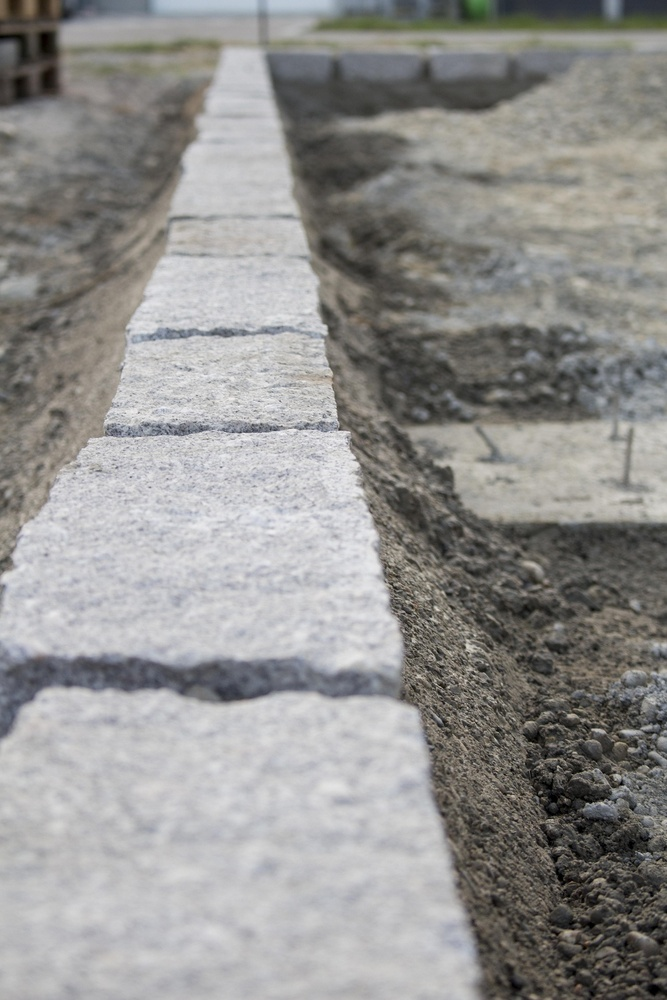
#> input picture obrazki/duze/granite_1920.jpg, 667 x 1000 px, shrunk from 1280 x 1920 before the run
$ python generate_granite_lecture_assets.py   (older library calls are emulated)
#> lines starting #> are read from the running program, lines starting #| are printed output that depends on the picture; after the words box and inside, x2 and y2 are one past the last pixel; in counts of white or black regions, pixels touching at a corner belong together
from pathlib import Path
import os

import cv2
import numpy as np

os.environ.setdefault("MPLCONFIGDIR", "/tmp/matplotlib-codex")

import matplotlib

matplotlib.use("Agg")
from matplotlib import pyplot as plt


ROOT = Path(__file__).resolve().parents[1]
SOURCE = ROOT / "obrazki/duze/granite_1920.jpg"
OUT = ROOT / "lectures/assets"


def load_bgr():
    image = cv2.imread(str(SOURCE), cv2.IMREAD_COLOR)
#> image is the input picture: shape (1000, 667, 3); mean B, G, R 143.4, 145.3, 146.3
    if image is None:
        raise FileNotFoundError(f"Cannot read image: {SOURCE}")
    return image


def save(fig, relpath):
    path = OUT / relpath
    path.parent.mkdir(parents=True, exist_ok=True)
    fig.tight_layout()
    fig.savefig(path, dpi=100)
    plt.close(fig)


def rgb(image):
    return cv2.cvtColor(image, cv2.COLOR_BGR2RGB)


def gray(image):
    return cv2.cvtColor(image, cv2.COLOR_BGR2GRAY)


def hist_gray(image):
    return cv2.calcHist([image], [0], None, [256], [0, 256])


def intro_assets(image):
    g = gray(image)
    h, w = g.shape

    fig, ax = plt.subplots(figsize=(10, 8))
    ax.imshow(rgb(image))
    ax.set_title("Granite")
    ax.axis("off")
    save(fig, "01_introduction/01_original_granite.png")

    hsv = cv2.cvtColor(image, cv2.COLOR_BGR2HSV)
    fig, axes = plt.subplots(1, 3, figsize=(15, 5))
    axes[0].imshow(rgb(image))
    axes[0].set_title("RGB")
    axes[1].imshow(g, cmap="gray")
    axes[1].set_title("Skala szarości")
    axes[2].imshow(hsv)
    axes[2].set_title("HSV")
    for ax in axes:
        ax.axis("off")
    save(fig, "01_introduction/02_color_spaces_granite.png")

    _, _, red = cv2.split(image)
    zeros = np.zeros_like(red)
    red_only = cv2.merge([zeros, zeros, red])
    fig, axes = plt.subplots(1, 2, figsize=(15, 6))
    axes[0].imshow(red, cmap="gray")
    axes[0].set_title("Kanał czerwony")
    axes[1].imshow(rgb(red_only))
    axes[1].set_title("Tylko czerwony")
    for ax in axes:
        ax.axis("off")
    save(fig, "01_introduction/03_red_channel_granite.png")

    y1, x1 = 0, 0
    y2, x2 = min(200, h), min(200, w)
    modified = image.copy()
    modified[y1:y2, x1:x2] = (123, 255, 45)
    fig, axes = plt.subplots(1, 2, figsize=(15, 6))
    axes[0].imshow(rgb(image))
    axes[0].set_title("Oryginał")
    axes[1].imshow(rgb(modified))
    axes[1].set_title("ROI skopiowany")
    for ax in axes:
        ax.axis("off")
    save(fig, "01_introduction/05_roi_granite.png")


def threshold_assets(image):
    g = gray(image)
    methods = [
        ("BINARY", cv2.THRESH_BINARY),
        ("BINARY_INV", cv2.THRESH_BINARY_INV),
        ("TRUNC", cv2.THRESH_TRUNC),
        ("TOZERO", cv2.THRESH_TOZERO),
        ("TOZERO_INV", cv2.THRESH_TOZERO_INV),
    ]

    fig, axes = plt.subplots(2, 3, figsize=(15, 10))
    axes[0, 0].imshow(g, cmap="gray")
    axes[0, 0].set_title("Oryginał")
    axes[0, 0].axis("off")
    for idx, (title, method) in enumerate(methods, start=1):
        _, result = cv2.threshold(g, 127, 255, method)
        ax = axes[(idx) // 3, (idx) % 3]
        ax.imshow(result, cmap="gray")
        ax.set_title(title)
        ax.axis("off")
#> this loop made 5 passes
#> pass 1, in threshold_assets, `_, result = cv2.threshold(g, 127, 255, method)`:
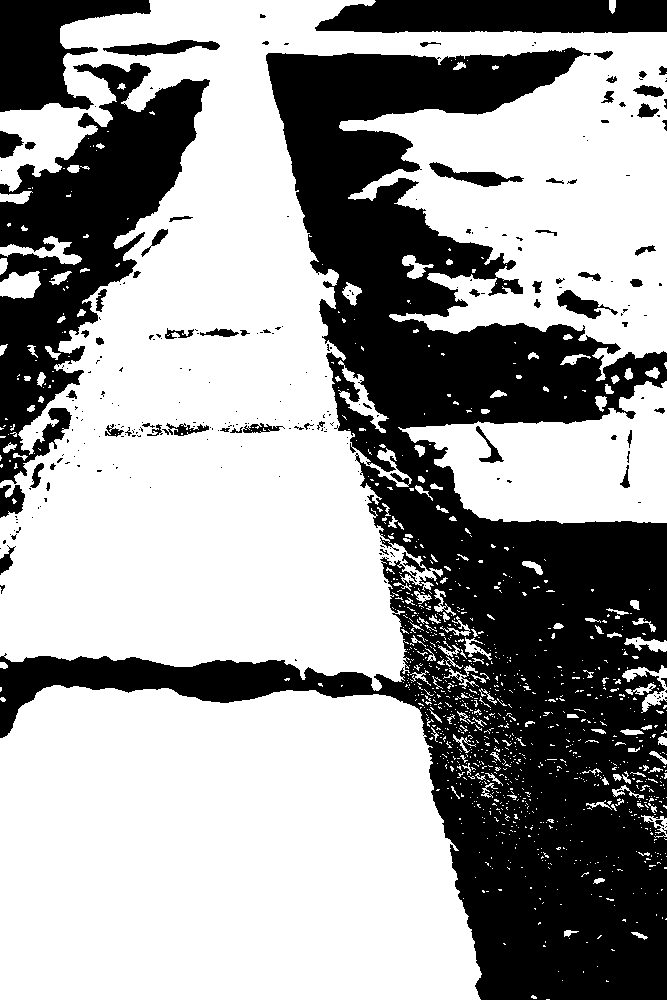
#> result: shape (1000, 667); 62% white; 277 black regions (210 under 20 px), largest, box (x1, y1, x2, y2) and area: (0, 47, 667, 1000) 191048, (0, 63, 210, 484) 34461, (315, 0, 667, 33) 10483
    axes[1, 2].axis("off")
    save(fig, "02_thresholding/01_threshold_types_granite.png")

    _, global_thresh = cv2.threshold(g, 127, 255, cv2.THRESH_BINARY)
    _, otsu = cv2.threshold(g, 0, 255, cv2.THRESH_BINARY + cv2.THRESH_OTSU)
    adaptive = cv2.adaptiveThreshold(
        g, 255, cv2.ADAPTIVE_THRESH_GAUSSIAN_C, cv2.THRESH_BINARY, 11, 2
    )
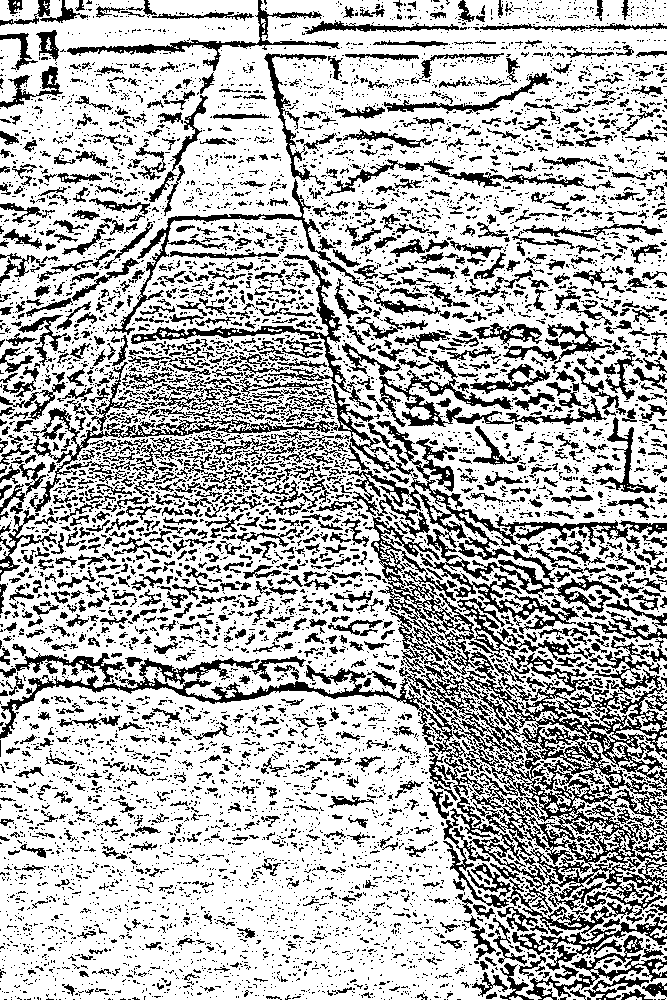
#> adaptive: shape (1000, 667); 71.1% white; 7644 black regions (6237 under 20 px)
    fig, axes = plt.subplots(1, 4, figsize=(20, 5))
    for ax, img, title in zip(
        axes,
        [g, global_thresh, otsu, adaptive],
        ["Oryginał", "Globalne T=127", "Otsu", "Adaptacyjne Gauss"],
    ):
        ax.imshow(img, cmap="gray")
        ax.set_title(title)
        ax.axis("off")
#> this loop made 4 passes
#> title on passes 1 to 4: 'Oryginał', 'Globalne T=127', 'Otsu', 'Adaptacyjne Gauss'
    save(fig, "02_thresholding/02_otsu_compare_granite.png")


def filtering_assets(image):
    blur = cv2.blur(image, (5, 5))
    gauss = cv2.GaussianBlur(image, (5, 5), 0)
    median = cv2.medianBlur(image, 5)
    bilateral = cv2.bilateralFilter(image, 9, 75, 75)

    fig, axes = plt.subplots(1, 5, figsize=(25, 5))
    for ax, img, title in zip(
        axes,
        [image, blur, gauss, median, bilateral],
        ["Oryginał", "Averaging", "Gaussian", "Median", "Bilateral"],
    ):
        ax.imshow(rgb(img))
        ax.set_title(title)
        ax.axis("off")
#> this loop made 5 passes
    save(fig, "03_filtering_and_blurring/01_blur_methods_granite.png")

    sizes = [3, 7, 15, 31]
    fig, axes = plt.subplots(1, len(sizes) + 1, figsize=(20, 4))
    axes[0].imshow(rgb(image))
    axes[0].set_title("Oryginał")
    axes[0].axis("off")
    for i, k in enumerate(sizes, start=1):
        blurred = cv2.GaussianBlur(image, (k, k), 0)
        axes[i].imshow(rgb(blurred))
        axes[i].set_title(f"Gauss {k}×{k}")
        axes[i].axis("off")
    save(fig, "03_filtering_and_blurring/02_kernel_sizes_granite.png")

    blurred = cv2.GaussianBlur(image, (0, 0), 2.0)
    unsharp = cv2.addWeighted(image, 1.5, blurred, -0.5, 0)
    fig, axes = plt.subplots(1, 2, figsize=(15, 6))
    axes[0].imshow(rgb(image))
    axes[0].set_title("Oryginał")
    axes[0].axis("off")
    axes[1].imshow(rgb(unsharp))
    axes[1].set_title("Unsharp Masking")
    axes[1].axis("off")
    save(fig, "03_filtering_and_blurring/03_unsharp_granite.png")

    kernel_emboss = np.array([[-2, -1, 0], [-1, 1, 1], [0, 1, 2]], dtype=np.float32)
    kernel_edges_h = np.array([[-1, -1, -1], [0, 0, 0], [1, 1, 1]], dtype=np.float32)
    kernel_edges_v = np.array([[-1, 0, 1], [-1, 0, 1], [-1, 0, 1]], dtype=np.float32)

    emboss = cv2.filter2D(image, -1, kernel_emboss)
    edges_h = cv2.filter2D(image, -1, kernel_edges_h)
    edges_v = cv2.filter2D(image, -1, kernel_edges_v)

    fig, axes = plt.subplots(1, 4, figsize=(20, 5))
    for ax, img, title in zip(
        axes,
        [image, emboss, edges_h, edges_v],
        ["Oryginał", "Emboss", "Krawędzie poziome", "Krawędzie pionowe"],
    ):
        ax.imshow(rgb(img))
        ax.set_title(title)
        ax.axis("off")
#> this loop made 4 passes
    save(fig, "03_filtering_and_blurring/04_custom_kernels_granite.png")


def histogram_assets(image):
    g = gray(image)
    hist = hist_gray(g)
#> hist = 256 values, max 10317 at index 196, min 0 at index 240, mean 2605.5

    fig, ax = plt.subplots(figsize=(10, 4))
    ax.plot(hist, color="gray")
    ax.fill_between(range(256), hist.flatten(), alpha=0.3, color="gray")
    ax.set_title("Histogram jasności")
    ax.set_xlabel("Wartość piksela (0–255)")
    ax.set_ylabel("Liczba pikseli")
    ax.set_xlim([0, 256])
    ax.grid(True, alpha=0.3)
    save(fig, "04_histograms/01_histogram_gray_granite.png")

    fig, ax = plt.subplots(figsize=(10, 4))
    for channel, color, label in [
        (0, "blue", "Blue"),
        (1, "green", "Green"),
        (2, "red", "Red"),
    ]:
        h = cv2.calcHist([image], [channel], None, [256], [0, 256])
        ax.plot(h, color=color, label=label)
    ax.set_title("Histogram kanałów BGR")
    ax.set_xlabel("Wartość piksela")
    ax.set_ylabel("Liczba pikseli")
    ax.set_xlim([0, 256])
    ax.legend()
    ax.grid(True, alpha=0.3)
    save(fig, "04_histograms/02_histogram_bgr_granite.png")
#> in save (call 12), `fig.savefig(path, dpi=100)`:
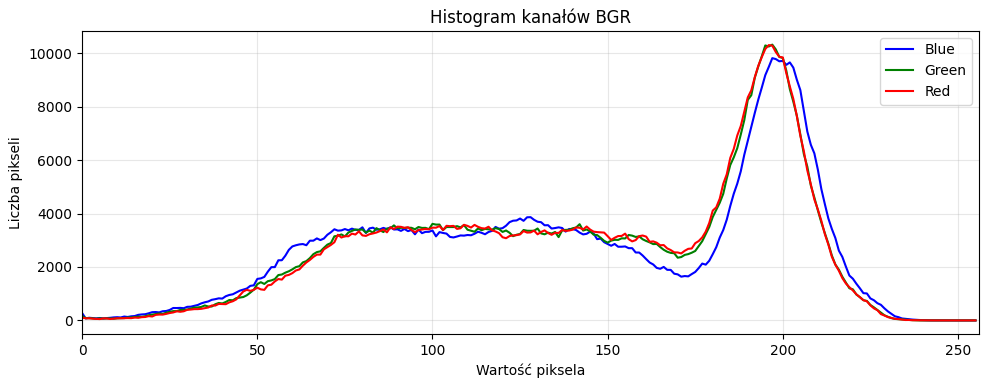
#> figure drawn by matplotlib, 1 panel; curve peaks at x = 197, y = 9817; curve peaks at x = 197, y = 10323; curve peaks at x = 196, y = 10306

    mask = np.zeros_like(g, dtype=np.uint8)
    h, w = g.shape
    y1, y2 = h // 6, min(h, h // 6 + 220)
    x1, x2 = w // 6, min(w, w // 6 + 300)
    mask[y1:y2, x1:x2] = 255
    hist_mask = cv2.calcHist([g], [0], mask, [256], [0, 256])
#> hist_mask = 256 values, max 1369 at index 199, min 0 at index 0, mean 257.8
    fig, ax = plt.subplots(figsize=(10, 4))
    ax.plot(hist, label="Cały obraz", color="gray")
    ax.plot(hist_mask, label="Zamaskowany obszar", color="blue")
    ax.legend()
    ax.set_title("Histogram z maską vs pełny")
    save(fig, "04_histograms/03_histogram_mask_granite.png")

    eq = cv2.equalizeHist(g)
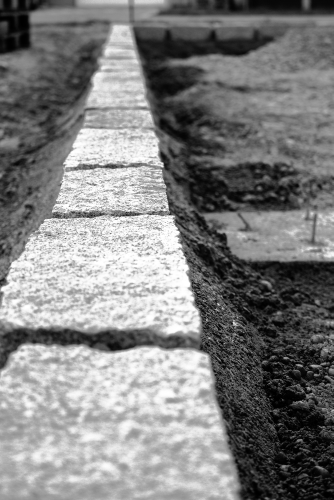
#> eq: shape (1000, 667) (shown at 1/2 size); min 0, max 255, mean 128.4
    fig, axes = plt.subplots(2, 2, figsize=(12, 8))
    axes[0, 0].imshow(g, cmap="gray")
    axes[0, 0].set_title("Oryginał")
    axes[0, 1].imshow(eq, cmap="gray")
    axes[0, 1].set_title("Po equalizacji")
    hist_orig = hist
#> hist_orig has the same summary as hist
    hist_eq = hist_gray(eq)
#> hist_eq = 256 values, max 10317 at index 203, min 0 at index 26, mean 2605.5
    axes[1, 0].plot(hist_orig, color="gray")
    axes[1, 0].set_title("Histogram oryginału")
    axes[1, 0].set_xlim([0, 256])
    axes[1, 1].plot(hist_eq, color="blue")
    axes[1, 1].set_title("Histogram po equalizacji")
    axes[1, 1].set_xlim([0, 256])
    save(fig, "04_histograms/04_equalization_gray_granite.png")

    hsv = cv2.cvtColor(image, cv2.COLOR_BGR2HSV)
    h, s, v = cv2.split(hsv)
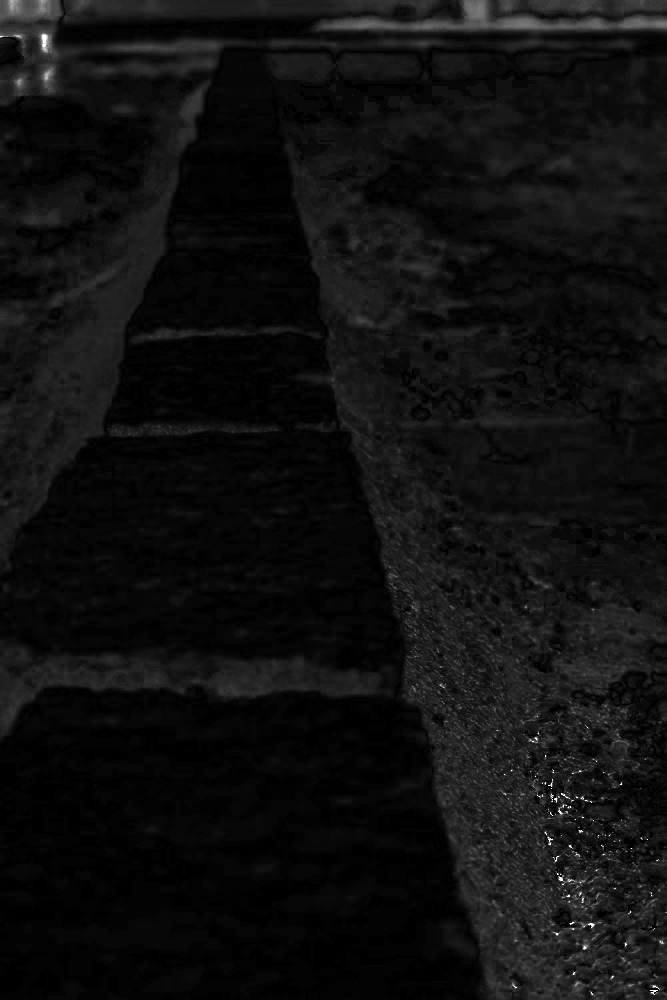
#> s: shape (1000, 667); min 0, max 255, mean 15.8
    v_eq = cv2.equalizeHist(v)
    hsv_eq = cv2.merge([h, s, v_eq])
    result = cv2.cvtColor(hsv_eq, cv2.COLOR_HSV2BGR)
#> result: shape (1000, 667, 3)
    fig, axes = plt.subplots(1, 2, figsize=(15, 5))
    axes[0].imshow(rgb(image))
    axes[0].set_title("Oryginał")
    axes[0].axis("off")
    axes[1].imshow(rgb(result))
    axes[1].set_title("Equalizacja HSV")
    axes[1].axis("off")
    save(fig, "04_histograms/05_equalization_hsv_granite.png")

    eq_global = cv2.equalizeHist(g)
    clahe = cv2.createCLAHE(clipLimit=2.0, tileGridSize=(8, 8))
    eq_clahe = clahe.apply(g)
    fig, axes = plt.subplots(1, 3, figsize=(15, 5))
    for ax, img, title in zip(
        axes, [g, eq_global, eq_clahe], ["Oryginał", "Globalna equalizacja", "CLAHE"]
    ):
        ax.imshow(img, cmap="gray")
        ax.set_title(title)
        ax.axis("off")
#> this loop made 3 passes
    save(fig, "04_histograms/06_clahe_comparison_granite.png")


def morphology_assets(image):
    g = gray(image)
    _, binary = cv2.threshold(g, 127, 255, cv2.THRESH_BINARY)
    kernel = cv2.getStructuringElement(cv2.MORPH_RECT, (5, 5))

    erosion = cv2.erode(binary, kernel, iterations=1)
    dilation = cv2.dilate(binary, kernel, iterations=1)
    opening = cv2.morphologyEx(binary, cv2.MORPH_OPEN, kernel)
    closing = cv2.morphologyEx(binary, cv2.MORPH_CLOSE, kernel)
    gradient = cv2.morphologyEx(binary, cv2.MORPH_GRADIENT, kernel)
    tophat = cv2.morphologyEx(binary, cv2.MORPH_TOPHAT, kernel)
    blackhat = cv2.morphologyEx(binary, cv2.MORPH_BLACKHAT, kernel)

    fig, axes = plt.subplots(2, 4, figsize=(20, 10))
    images = [binary, erosion, dilation, opening, closing, gradient, tophat, blackhat]
    titles = [
        "Binarny",
        "Erozja",
        "Dylatacja",
        "Otwarcie",
        "Domknięcie",
        "Gradient",
        "Top Hat",
        "Black Hat",
    ]
    for ax, img, title in zip(axes.flatten(), images, titles):
        ax.imshow(img, cmap="gray")
        ax.set_title(title)
        ax.axis("off")
#> this loop made 8 passes
    save(fig, "05_morphology_and_edges/01_morphology_ops_granite.png")

    kernel = np.ones((3, 3), np.uint8)
    fig, axes = plt.subplots(1, 5, figsize=(20, 4))
    axes[0].imshow(binary, cmap="gray")
    axes[0].set_title("Oryginał")
    axes[0].axis("off")
    for i, n in enumerate([1, 2, 4, 8], start=1):
        eroded = cv2.erode(binary, kernel, iterations=n)
        axes[i].imshow(eroded, cmap="gray")
        axes[i].set_title(f"Erozja x{n}")
        axes[i].axis("off")
    save(fig, "05_morphology_and_edges/02_iterations_granite.png")

    noise = binary.copy()
    rng = np.random.default_rng(0)
    num_pixels = int(0.05 * g.size)
    coords = [rng.integers(0, i, num_pixels) for i in g.shape]
    noise[coords[0], coords[1]] = 255
    coords = [rng.integers(0, i, num_pixels) for i in g.shape]
    noise[coords[0], coords[1]] = 0
    cleaned = cv2.morphologyEx(noise, cv2.MORPH_OPEN, np.ones((3, 3), np.uint8))
    fig, axes = plt.subplots(1, 2, figsize=(15, 6))
    axes[0].imshow(noise, cmap="gray")
    axes[0].set_title("Z szumem")
    axes[0].axis("off")
    axes[1].imshow(cleaned, cmap="gray")
    axes[1].set_title("Po otwarciu")
    axes[1].axis("off")
    save(fig, "05_morphology_and_edges/03_opening_noise_granite.png")

    sobelx = cv2.Sobel(g, cv2.CV_64F, 1, 0, ksize=3)
    sobely = cv2.Sobel(g, cv2.CV_64F, 0, 1, ksize=3)
    sobelx_abs = np.uint8(np.absolute(sobelx))
    sobely_abs = np.uint8(np.absolute(sobely))
    sobel_combined = cv2.bitwise_or(sobelx_abs, sobely_abs)
    fig, axes = plt.subplots(1, 4, figsize=(20, 5))
    for ax, img, title in zip(
        axes,
        [g, sobelx_abs, sobely_abs, sobel_combined],
        ["Oryginał", "Sobel X (pionowe)", "Sobel Y (poziome)", "Połączone"],
    ):
        ax.imshow(img, cmap="gray")
        ax.set_title(title)
        ax.axis("off")
#> this loop made 4 passes
    save(fig, "05_morphology_and_edges/04_sobel_granite.png")

    blurred = cv2.GaussianBlur(g, (3, 3), 0)
    laplacian = np.uint8(np.absolute(cv2.Laplacian(blurred, cv2.CV_64F)))
    fig, axes = plt.subplots(1, 2, figsize=(15, 6))
    axes[0].imshow(g, cmap="gray")
    axes[0].set_title("Oryginał")
    axes[0].axis("off")
    axes[1].imshow(laplacian, cmap="gray")
    axes[1].set_title("Laplacian")
    axes[1].axis("off")
    save(fig, "05_morphology_and_edges/05_laplacian_granite.png")

    blurred = cv2.GaussianBlur(g, (5, 5), 0)
    canny_low = cv2.Canny(blurred, 50, 150)
    canny_medium = cv2.Canny(blurred, 100, 200)
    canny_high = cv2.Canny(blurred, 150, 300)
    fig, axes = plt.subplots(1, 4, figsize=(20, 5))
    for ax, img, title in zip(
        axes,
        [g, canny_low, canny_medium, canny_high],
        ["Oryginał", "Canny (50/150)", "Canny (100/200)", "Canny (150/300)"],
    ):
        ax.imshow(img, cmap="gray")
        ax.set_title(title)
        ax.axis("off")
#> this loop made 4 passes
#> title on passes 1 to 4: 'Oryginał', 'Canny (50/150)', 'Canny (100/200)', 'Canny (150/300)'
    save(fig, "05_morphology_and_edges/06_canny_granite.png")

    blurred = cv2.GaussianBlur(g, (3, 3), 0)
    sobelX = cv2.Sobel(blurred, cv2.CV_64F, 1, 0)
    sobelY = cv2.Sobel(blurred, cv2.CV_64F, 0, 1)
    sobel = np.uint8(np.clip(np.sqrt(sobelX**2 + sobelY**2), 0, 255))
    lap = np.uint8(np.absolute(cv2.Laplacian(blurred, cv2.CV_64F)))
    canny = cv2.Canny(blurred, 100, 200)
    fig, axes = plt.subplots(1, 4, figsize=(20, 5))
    for ax, img, title in zip(
        axes, [g, sobel, lap, canny], ["Oryginał", "Sobel", "Laplacian", "Canny"]
    ):
        ax.imshow(img, cmap="gray")
        ax.set_title(title)
        ax.axis("off")
#> this loop made 4 passes
    save(fig, "05_morphology_and_edges/07_edge_compare_granite.png")


def contour_assets(image):
    g = gray(image)
    _, binary = cv2.threshold(g, 127, 255, cv2.THRESH_BINARY)
    contours, hierarchy = cv2.findContours(
        binary, cv2.RETR_EXTERNAL, cv2.CHAIN_APPROX_SIMPLE
    )
#> contours = 1130 contours, 1037 with area under 20; largest, box (x1, y1, x2, y2) and area: (0, 0, 667, 691) 241826, (0, 685, 482, 1000) 135990, (398, 381, 667, 524) 23138, (0, 271, 41, 299) 795, (338, 360, 389, 433) 776
    contour_img = image.copy()
    cv2.drawContours(contour_img, contours, -1, (0, 255, 0), 2)
    fig, ax = plt.subplots(figsize=(10, 8))
    ax.imshow(rgb(contour_img))
    ax.set_title("Kontury")
    ax.axis("off")
    save(fig, "06_contours_and_detection/01_contours_granite.png")

    img_copy = image.copy()
    for cnt in contours:
        if cv2.contourArea(cnt) < 500:
            continue
        x, y, w, h = cv2.boundingRect(cnt)
        cv2.rectangle(img_copy, (x, y), (x + w, y + h), (0, 255, 0), 2)
        rect = cv2.minAreaRect(cnt)
        box = cv2.boxPoints(rect).astype(np.int32)
        cv2.drawContours(img_copy, [box], 0, (0, 0, 255), 2)
#> this loop made 1130 passes
#> cnt on passes 1, 3, 4: [[546, 999], [549, 999]], [[606, 980], [606, 981], [608, 981], [607, 981]], [[562, 980]]
    fig, ax = plt.subplots(figsize=(10, 8))
    ax.imshow(rgb(img_copy))
    ax.set_title("Bounding Box")
    ax.axis("off")
    save(fig, "06_contours_and_detection/02_bounding_box_granite.png")

    img_copy = image.copy()
    for cnt in contours:
        if cv2.contourArea(cnt) < 500:
            continue
        (cx, cy), radius = cv2.minEnclosingCircle(cnt)
        cv2.circle(img_copy, (int(cx), int(cy)), int(radius), (255, 0, 0), 2)
        M = cv2.moments(cnt)
        if M["m00"] != 0:
            cX = int(M["m10"] / M["m00"])
            cY = int(M["m01"] / M["m00"])
            cv2.circle(img_copy, (cX, cY), 5, (0, 0, 255), -1)
    fig, ax = plt.subplots(figsize=(10, 8))
    ax.imshow(rgb(img_copy))
    ax.set_title("Okrąg otaczający")
    ax.axis("off")
    save(fig, "06_contours_and_detection/03_enclosing_circle_granite.png")

    img_copy = image.copy()
    for cnt in contours:
        if cv2.contourArea(cnt) < 500:
            continue
        epsilon = 0.02 * cv2.arcLength(cnt, True)
        approx = cv2.approxPolyDP(cnt, epsilon, True)
        n = len(approx)
        if n == 3:
            shape = "Trojkat"
        elif n == 4:
            shape = "Czworobok"
        elif n == 5:
            shape = "Pieciokat"
        else:
            shape = "Okrag"
        x, y, _, _ = cv2.boundingRect(approx)
        cv2.drawContours(img_copy, [approx], -1, (0, 255, 0), 2)
        cv2.putText(
            img_copy,
            shape,
            (x, max(0, y - 10)),
            cv2.FONT_HERSHEY_SIMPLEX,
            0.5,
            (0, 0, 255),
            1,
        )
    fig, ax = plt.subplots(figsize=(10, 8))
    ax.imshow(rgb(img_copy))
    ax.set_title("Rozpoznawanie kształtów")
    ax.axis("off")
    save(fig, "06_contours_and_detection/04_shapes_granite.png")


def main():
    image = load_bgr()
    intro_assets(image)
    threshold_assets(image)
    filtering_assets(image)
    histogram_assets(image)
    morphology_assets(image)
    contour_assets(image)


if __name__ == "__main__":
    main()
